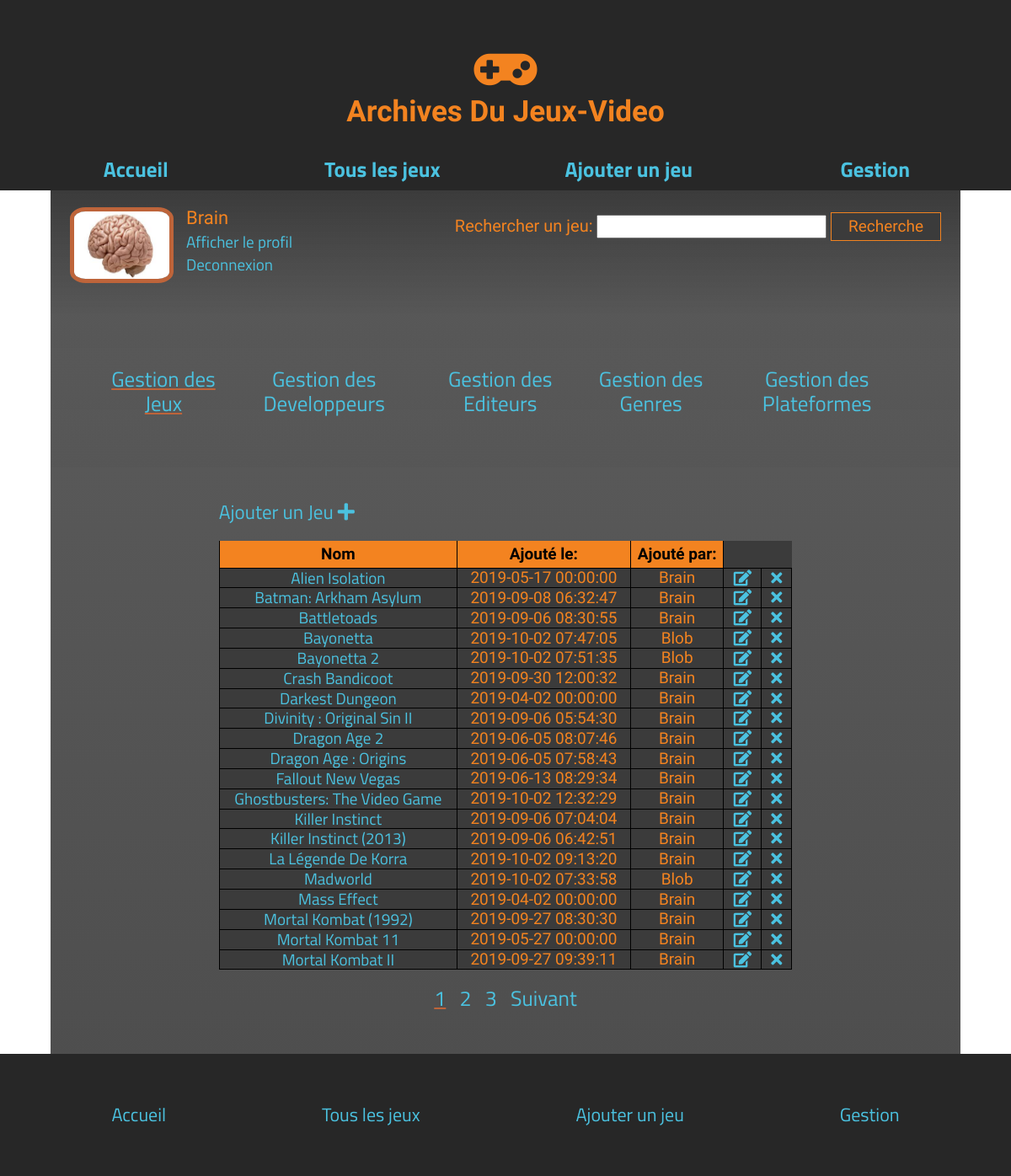
The app's page /index.php?p=admin (signed in) with its own data.
### tables this page shows
CREATE TABLE IF NOT EXISTS `game` (
  `id` int(11) NOT NULL AUTO_INCREMENT,
  `name` varchar(150) NOT NULL,
  `description` mediumtext NOT NULL,
  `dev_id` int(11) NOT NULL,
  `editor_id` int(11) NOT NULL,
  `released_at` year(4) NOT NULL,
  `created_at` datetime NOT NULL,
  `user_id` int(11) NOT NULL,
  `image` varchar(100) NOT NULL,
  PRIMARY KEY (`id`),
  KEY `dev_id` (`dev_id`),
  KEY `editor_id` (`editor_id`),
  KEY `user_id` (`user_id`)
);

CREATE TABLE IF NOT EXISTS `user` (
  `id` int(11) NOT NULL AUTO_INCREMENT,
  `is_admin` tinyint(1) NOT NULL,
  `username` varchar(60) NOT NULL,
  `mail` varchar(90) NOT NULL,
  `password` char(60) NOT NULL,
  `image` varchar(30) NOT NULL,
  PRIMARY KEY (`id`)
);

### app/controllers/AdminController.php (called while the page is built, shortened)
<?php
require ''.ROOT.'/app/models/GameModel.php';
class AdminController {
  private object $game;
  private int $limit = 20;
  public function __construct() {
      $this->game = new GameModel();
  }
  public function showgames($nbPage) {
    $start = ($nbPage - 1) * $this->limit;
    return $this->game->findLimitGames($this->limit, $start);
  }
}
include  ''.ROOT.'/public/LayoutView.phtml';

### app/models/DatabaseModel.php (called while the page is built, shortened)
<?php
class Database {
	private $pdo;
	private string $host = "localhost";
	private string $user = "root";
	private string $pass = "";
	private string $dbname = "video_games_archives";
	private static $_instance;
	private function __construct() {
		try {
			$this->pdo = new PDO('mysql:host=' .$this->host. ';dbname=' . $this->dbname.';charset=UTF8',
				$this->user,
				$this->pass,
					[
						PDO::ATTR_ERRMODE => PDO::ERRMODE_EXCEPTION,
						PDO::ATTR_DEFAULT_FETCH_MODE => PDO::FETCH_ASSOC
					]);
		} catch(PDOException $e) {
			echo 'Une Erreur est survenue : '.$e->getMessage();
			die;
		};
	}
	public static function getInstance() {
		if (is_null(self::$_instance)) {
		 self::$_instance = new Database();
		}
		return self::$_instance;
	}
    public function query($sql, array $criteria = array()) {
        $query = $this->pdo->prepare($sql);
		$query->execute($criteria);
        return $query->fetchAll(PDO::FETCH_ASSOC);
    }
}

### app/models/GameModel.php (called while the page is built, shortened)
<?php
class GameModel {
	private $_instance;
	public function __construct() {
		$this->_instance = Database::getInstance();
	}
	public function findLimitGames($limit, $start) {
		$sql = 'SELECT SQL_CALC_FOUND_ROWS game.id, game.name, game.dev_id, game.editor_id, game.released_at, game.created_at, game.description, game.user_id, username, game.image
		FROM game
		INNER JOIN user ON game.user_id = user.id
		ORDER BY game.name ASC LIMIT '.$limit.' OFFSET '.$start.'';
		return $this->_instance->query($sql);
	}
}

### public/AdminGameListView.phtml (the view)
<p class="addelement addgame"><a href="index.php?p=add">Ajouter un Jeu <i class="fas fa-plus"></i></a></p>
<table id="admingame">
    <thead>
        <tr>
            <th>Nom</th>
            <th>Ajouté le:</th>
            <th>Ajouté par:</th>
        </tr>
    </thead>
    <tbody>
        <?php foreach ($adminLists as $adminList): ?>
            <tr>
                <td><a href="index.php?p=show&id=<?= $adminList['id'] ?>" class="gamename"><?= $adminList['name'] ?></a></td>
                <td><?= $adminList['created_at'] ?></td>
                <td href="index.php?p=user&id=<?= $adminList['user_id'] ?>"><?= $adminList['username'] ?></td>
                <td><a href="index.php?p=editg&id= <?= $adminList['id'] ?>"><i class="fa fa-edit"></i></a></td>
                <td><a href="index.php?p=admin&action=delgame&id=<?=$adminList['id'] ?>&list=game"><i class="fas fa-times"></i></a></td>
            </tr>
        <?php endforeach ?>
    </tbody>
</table>

### public/css/style.css (style rules this page uses)
* { box-sizing: border-box; outline: none; }
html { font-size: 62.5%; }
body { color: rgb(243, 131, 32); font-family: 'Play', Arial, sans-serif; background-image: url(../img/back.jpg); background-size: cover; background-attachment: fixed; font-size: 1.9rem; }
a { color: rgb(75, 194, 224); font-family: 'Titillium Web', Arial, sans-serif; transition: all 0.5s ease; padding: 10px 0; text-decoration: none; }
h1, h2, h3, h4, caption, .gamename { text-transform: capitalize; }
table { background-color: rgba(59, 59, 59, 1) }
table { border-collapse: collapse; }
table caption, th { font-size: 1.7rem; color: black; background-color: rgb(243, 131, 32); border-radius: 30px 30px 0 0; }
table td, table th { border: 1px solid black; border-top: none; border-radius: 0; }
table td a { padding: 0; }
td:nth-child(2) { border-left-style: none; }
#adminlist, .addelement { font-size: 2rem; }
#admingame, #admindev, #admineditor, #admingenre { margin: auto; text-align: center; }
#admingame th { padding: 5px; font-size: 1.9rem; }
#admingame td { border: 1px solid black; padding: 0 10px; }
#admingame a { padding: 0; margin: 0; }
.addgame { margin-left: 20px; }
.addgame a { font-size: 2.3rem; }
@media screen and (min-width:1025px) { #admingame { width: 70%; text-align: center; } }
@media screen and (min-width:1025px) { .addgame { align-self: flex-start; margin-left: 15%; } }

### records on screen
game: name "Alien Isolation", created_at "2019-05-17 00:00:00", user.username "Brain"
game: name "Batman: Arkham Asylum", created_at "2019-09-08 06:32:47", user.username "Brain"
game: name "Battletoads", created_at "2019-09-06 08:30:55", user.username "Brain"
game: name "Bayonetta", created_at "2019-10-02 07:47:05", user.username "Blob"
game: name "Bayonetta 2", created_at "2019-10-02 07:51:35", user.username "Blob"
game: name "Crash Bandicoot", created_at "2019-09-30 12:00:32", user.username "Brain"
game: name "Darkest Dungeon", created_at "2019-04-02 00:00:00", user.username "Brain"
game: name "Divinity : Original Sin II", created_at "2019-09-06 05:54:30", user.username "Brain"
game: name "Dragon Age 2", created_at "2019-06-05 08:07:46", user.username "Brain"
game: name "Dragon Age : Origins", created_at "2019-06-05 07:58:43", user.username "Brain"
game: name "Fallout New Vegas", created_at "2019-06-13 08:29:34", user.username "Brain"
game: name "Ghostbusters: The Video Game", created_at "2019-10-02 12:32:29", user.username "Brain"
game: name "Killer Instinct", created_at "2019-09-06 07:04:04", user.username "Brain"
game: name "Killer Instinct (2013)", created_at "2019-09-06 06:42:51", user.username "Brain"
game: name "La Légende De Korra", created_at "2019-10-02 09:13:20", user.username "Brain"
game: name "Madworld", created_at "2019-10-02 07:33:58", user.username "Blob"
game: name "Mass Effect", created_at "2019-04-02 00:00:00", user.username "Brain"
game: name "Mortal Kombat (1992)", created_at "2019-09-27 08:30:30", user.username "Brain"
game: name "Mortal Kombat 11", created_at "2019-05-27 00:00:00", user.username "Brain"
game: name "Mortal Kombat II", created_at "2019-09-27 09:39:11", user.username "Brain"

### other values on screen
$session->showName() "Brain"
